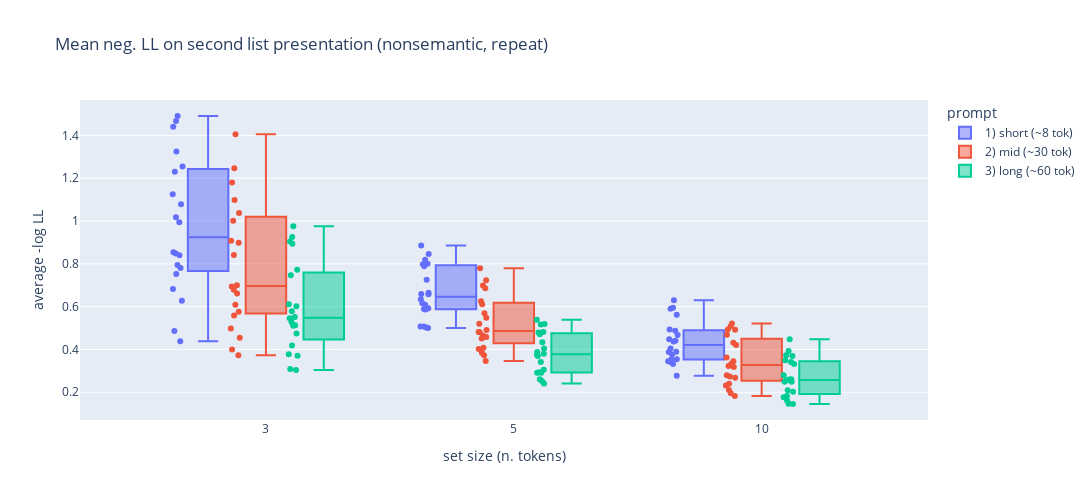

Notebook code for this chart:
### Code cell
fig = px.box(dagg, x="set_size_", y="ppl_mean", points="all", color="prompt_", 
             hover_data=["token_list"], 
             labels={"set_size_": "set size (n. tokens)", "ppl_mean": "average -log LL",
                   "prompt_": "prompt", "second_list_": "word order"},
            category_orders = {"prompt": ["short (~8 tok)", "mid (~30 tok)", "long (~60 tok)"]},
            width=figwidth, height=figheight,
            title="Mean neg. LL on second list presentation ({}, {})" \
                   .format(semlist, wordorder))
fig.update_xaxes(type='category')
fig.show()

### Figure 1 — Plotly figure (JSON) as saved in the notebook; plotly's stock layout.template omitted (floating-point values rounded to 4 significant figures; data arrays with more than 128 entries replaced by an {"elided": "..."} marker saying what was removed)
{"data": [{"alignmentgroup": "True", "boxpoints": "all", "customdata": {"elided": "60 rows, 415 str values in total"}, "hovertemplate": "prompt=1) short (~8 tok)<br>set size (n. tokens)=%{x}<br>average -log LL=%{y}<br>token_list=%{customdata[0]}<extra></extra>", "legendgroup": "1) short (~8 tok)", "marker": {"color": "#636efa"}, "name": "1) short (~8 tok)", "notched": false, "offsetgroup": "1) short (~8 tok)", "orientation": "v", "showlegend": true, "type": "box", "x": [3, 3, 3, 3, 3, 3, 3, 3, 3, 3, 3, 3, 3, 3, 3, 3, 3, 3, 3, 3, 5, 5, 5, 5, 5, 5, 5, 5, 5, 5, 5, 5, 5, 5, 5, 5, 5, 5, 5, 5, 10, 10, 10, 10, 10, 10, 10, 10, 10, 10, 10, 10, 10, 10, 10, 10, 10, 10, 10, 10], "x0": " ", "xaxis": "x", "y": [1.491, 1.255, 0.7943, 0.7519, 0.9941, 1.125, 0.8481, 1.231, 1.44, 0.4388, 1.018, 1.324, 0.6269, 1.078, 0.8401, 1.468, 0.4865, 0.7807, 0.6827, 0.8536, 0.6595, 0.8007, 0.7976, 0.5871, 0.634, 0.502, 0.6645, 0.6577, 0.8859, 0.7255, 0.819, 0.507, 0.5884, 0.8459, 0.5002, 0.5074, 0.5929, 0.6089, 0.6156, 0.7887, 0.405, 0.4366, 0.3453, 0.5903, 0.3877, 0.3892, 0.4409, 0.3541, 0.4479, 0.3395, 0.4869, 0.3321, 0.4681, 0.353, 0.2776, 0.595, 0.6301, 0.5622, 0.377, 0.4929], "y0": " ", "yaxis": "y"}, {"alignmentgroup": "True", "boxpoints": "all", "customdata": {"elided": "60 rows, 415 str values in total"}, "hovertemplate": "prompt=2) mid (~30 tok)<br>set size (n. tokens)=%{x}<br>average -log LL=%{y}<br>token_list=%{customdata[0]}<extra></extra>", "legendgroup": "2) mid (~30 tok)", "marker": {"color": "#EF553B"}, "name": "2) mid (~30 tok)", "notched": false, "offsetgroup": "2) mid (~30 tok)", "orientation": "v", "showlegend": true, "type": "box", "x": [3, 3, 3, 3, 3, 3, 3, 3, 3, 3, 3, 3, 3, 3, 3, 3, 3, 3, 3, 3, 5, 5, 5, 5, 5, 5, 5, 5, 5, 5, 5, 5, 5, 5, 5, 5, 5, 5, 5, 5, 10, 10, 10, 10, 10, 10, 10, 10, 10, 10, 10, 10, 10, 10, 10, 10, 10, 10, 10, 10], "x0": " ", "xaxis": "x", "y": [1.405, 1.247, 0.4974, 0.6086, 0.6793, 0.8409, 0.6616, 0.8983, 1.038, 0.3725, 1.001, 1.098, 0.4001, 0.9073, 0.6997, 1.18, 0.4542, 0.5586, 0.5762, 0.6939, 0.6109, 0.6864, 0.6253, 0.4585, 0.4804, 0.4507, 0.5484, 0.4811, 0.7236, 0.4655, 0.6983, 0.4079, 0.491, 0.7798, 0.4024, 0.3726, 0.3465, 0.5196, 0.385, 0.5686, 0.3335, 0.5082, 0.274, 0.4922, 0.2102, 0.3175, 0.345, 0.24, 0.3225, 0.2791, 0.4318, 0.1957, 0.3622, 0.1825, 0.2322, 0.4693, 0.4932, 0.5214, 0.2674, 0.421], "y0": " ", "yaxis": "y"}, {"alignmentgroup": "True", "boxpoints": "all", "customdata": {"elided": "60 rows, 415 str values in total"}, "hovertemplate": "prompt=3) long (~60 tok)<br>set size (n. tokens)=%{x}<br>average -log LL=%{y}<br>token_list=%{customdata[0]}<extra></extra>", "legendgroup": "3) long (~60 tok)", "marker": {"color": "#00cc96"}, "name": "3) long (~60 tok)", "notched": false, "offsetgroup": "3) long (~60 tok)", "orientation": "v", "showlegend": true, "type": "box", "x": [3, 3, 3, 3, 3, 3, 3, 3, 3, 3, 3, 3, 3, 3, 3, 3, 3, 3, 3, 3, 5, 5, 5, 5, 5, 5, 5, 5, 5, 5, 5, 5, 5, 5, 5, 5, 5, 5, 5, 5, 10, 10, 10, 10, 10, 10, 10, 10, 10, 10, 10, 10, 10, 10, 10, 10, 10, 10, 10, 10], "x0": " ", "xaxis": "x", "y": [0.9252, 0.9756, 0.3706, 0.4744, 0.5515, 0.6116, 0.5283, 0.6014, 0.7723, 0.309, 0.7463, 0.8942, 0.3781, 0.5784, 0.5134, 0.9048, 0.3041, 0.4191, 0.5111, 0.5458, 0.4797, 0.5189, 0.5171, 0.2935, 0.3692, 0.3416, 0.4047, 0.2917, 0.4711, 0.3753, 0.4818, 0.2605, 0.3797, 0.5386, 0.2412, 0.2914, 0.2526, 0.3876, 0.305, 0.4334, 0.2592, 0.3727, 0.21, 0.3696, 0.1452, 0.2559, 0.2605, 0.1827, 0.2496, 0.2489, 0.3497, 0.1606, 0.2795, 0.1466, 0.177, 0.3412, 0.3924, 0.4475, 0.2019, 0.3326], "y0": " ", "yaxis": "y"}], "layout": {"boxmode": "group", "height": 500, "legend": {"title": {"text": "prompt"}, "tracegroupgap": 0}, "title": {"text": "Mean neg. LL on second list presentation (nonsemantic, repeat)"}, "width": 1200, "xaxis": {"anchor": "y", "autorange": true, "domain": [0, 1], "range": [-0.749, 2.671], "title": {"text": "set size (n. tokens)"}, "type": "category"}, "yaxis": {"anchor": "x", "autorange": true, "domain": [0, 1], "range": [0.0705, 1.565], "title": {"text": "average -log LL"}, "type": "linear"}}}
